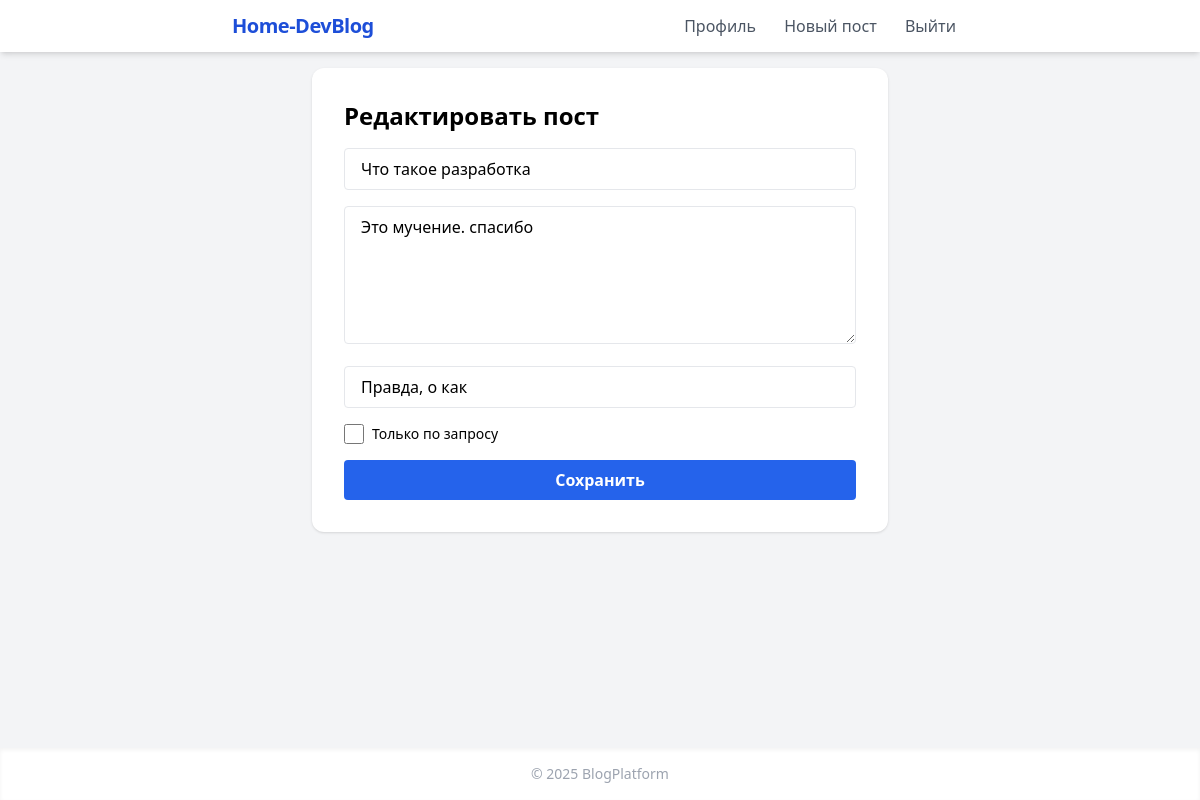
The page /post/1/edit (signed in) on the database as committed earlier.
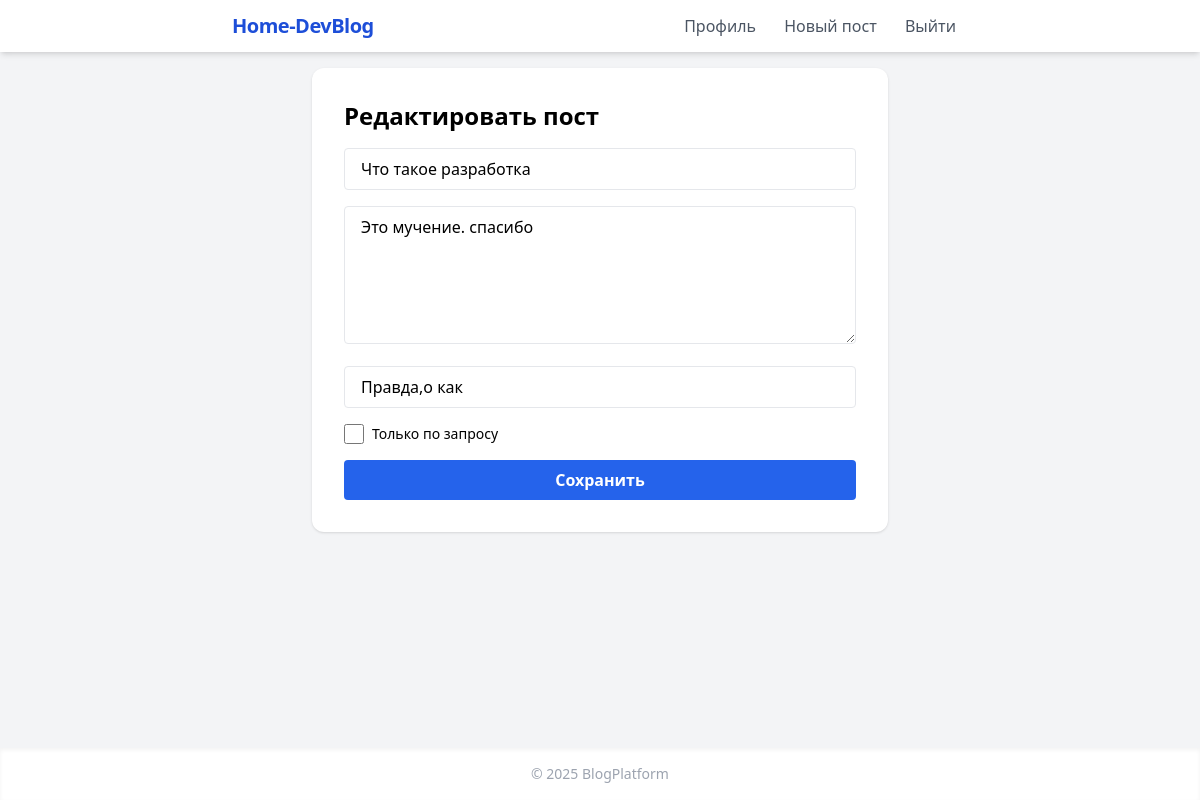
The same page on the database as committed later.
### app.py (models this page shows)
class Post(db.Model):
    id = db.Column(db.Integer, primary_key=True)
    user_id = db.Column(db.Integer, db.ForeignKey('user.id'), nullable=False)
    title = db.Column(db.String(200))
    content = db.Column(db.Text)
    date = db.Column(db.DateTime)
    tags = db.Column(db.String(200))
    is_private = db.Column(db.Boolean, default=False)
    user = db.relationship('User')

### app.py (the view, shortened to what this page needs)
@app.route('/post/<int:post_id>/edit', methods=['GET', 'POST'])
def edit_post(post_id):
    user = get_current_user()
    post = Post.query.get_or_404(post_id)
    if not user or user.id != post.user_id:
        return "Нет доступа", 403
    return render_template('post_form.html', post=post, user=user, editing=True)

### app.py (called while the page is built)
def get_current_user():
    if 'user_id' in session:
        return User.query.get(session['user_id'])
    return None

### templates/post_form.html
{% extends "base.html" %}
{% block content %}
<div class="bg-white max-w-xl mx-auto p-8 rounded-xl shadow space-y-4">
    <h2 class="text-2xl font-bold mb-2">{{ editing and 'Редактировать пост' or 'Новый пост' }}</h2>
    <form method="post" class="space-y-4">
        <input name="title" value="{{ post.title if post else '' }}" class="w-full border rounded px-4 py-2" placeholder="Заголовок" required>
        <textarea name="content" class="w-full border rounded px-4 py-2" rows="5" placeholder="Содержание" required>{{ post.content if post else '' }}</textarea>
        <input name="tags" value="{{ post.tags if post else '' }}" class="w-full border rounded px-4 py-2" placeholder="теги, через запятую">
        <label class="flex items-center space-x-2">
            <input type="checkbox" name="is_private" class="form-checkbox h-5 w-5 text-blue-600" {% if post and post.is_private %}checked{% endif %}>
            <span class="text-sm">Только по запросу</span>
        </label>
        <button type="submit" class="w-full bg-blue-600 text-white py-2 rounded hover:bg-blue-700 font-semibold">{{ editing and 'Сохранить' or 'Опубликовать' }}</button>
    </form>
</div>
{% endblock %}

Rows that differ between the two databases and show on the page:
changed Post "Что такое разработка": tags "Правда, о как" → "Правда,о как"
